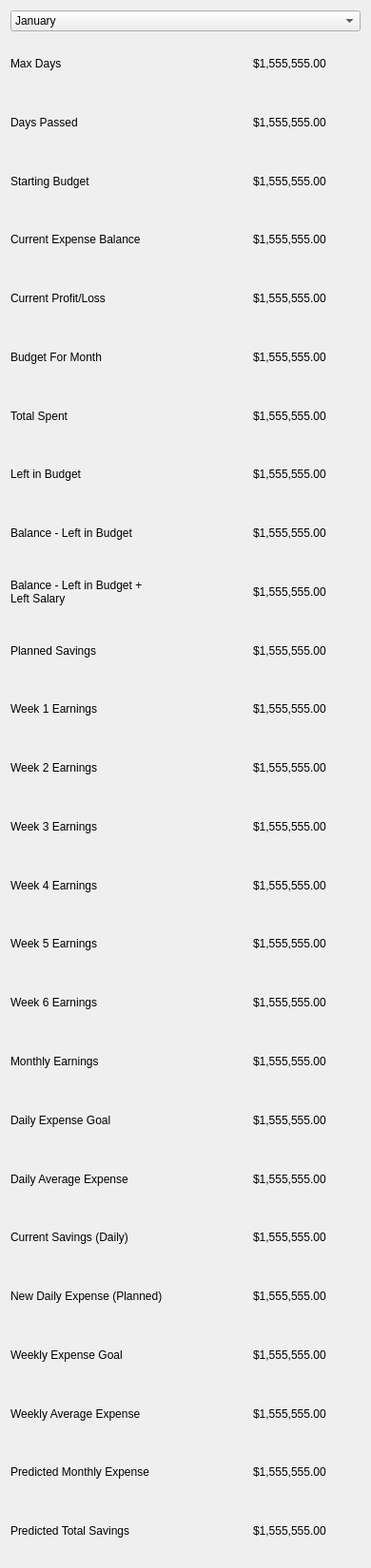
     <widget class="QWidget" name="Stats_widget_2" native="true">
      <property name="geometry">
       <rect>
        <x>0</x>
        <y>0</y>
        <width>390</width>
        <height>1650</height>
       </rect>
      </property>
      <property name="minimumSize">
       <size>
        <width>390</width>
        <height>1650</height>
       </size>
      </property>
      <property name="styleSheet">
       <string notr="true">font: 11pt &quot;Nirmala UI&quot;;</string>
      </property>
      <layout class="QGridLayout" name="gridLayout_4">
       <item row="11" column="1">
        <widget class="QLabel" name="Amount_Planned_Savings_Months_label">
         <property name="text">
          <string>$1,555,555.00</string>
         </property>
        </widget>
       </item>
       <item row="16" column="1">
        <widget class="QLabel" name="Amount_Week_5_Earning_label">
         <property name="text">
          <string>$1,555,555.00</string>
         </property>
        </widget>
       </item>
       <item row="5" column="1">
        <widget class="QLabel" name="Amount_Current_ProfitLoss_Months_label">
         <property name="text">
          <string>$1,555,555.00</string>
         </property>
        </widget>
       </item>
       <item row="12" column="0">
        <widget class="QLabel" name="Week_1_Earning_label">
         <property name="text">
          <string>Week 1 Earnings</string>
         </property>
        </widget>
       </item>
       <item row="4" column="0">
        <widget class="QLabel" name="Current_Expense_Balance_Months_label">
         <property name="text">
          <string>Current Expense Balance</string>
         </property>
         <property name="wordWrap">
          <bool>true</bool>
         </property>
        </widget>
       </item>
       <item row="3" column="1">
        <widget class="QLabel" name="Amount_Starting_Budget_Months_label">
         <property name="text">
          <string>$1,555,555.00</string>
         </property>
        </widget>
       </item>
       <item row="4" column="1">
        <widget class="QLabel" name="Amount_Current_Expense_Balance_Months_label">
         <property name="text">
          <string>$1,555,555.00</string>
         </property>
         <property name="wordWrap">
          <bool>true</bool>
         </property>
        </widget>
       </item>
       <item row="10" column="1">
        <widget class="QLabel" name="Amount_Balance_Left_in_Budget_Salary_Months_label">
         <property name="text">
          <string>$1,555,555.00</string>
         </property>
         <property name="wordWrap">
          <bool>true</bool>
         </property>
        </widget>
       </item>
       <item row="13" column="0">
        <widget class="QLabel" name="Week_2_Earnings_label">
         <property name="text">
          <string>Week 2 Earnings</string>
         </property>
        </widget>
       </item>
       <item row="26" column="1">
        <widget class="QLabel" name="Amount_Predicted_Total_Savings_label">
         <property name="text">
          <string>$1,555,555.00</string>
         </property>
         <property name="wordWrap">
          <bool>true</bool>
         </property>
        </widget>
       </item>
       <item row="17" column="1">
        <widget class="QLabel" name="Amount_Week_6_Earning_label">
         <property name="text">
          <string>$1,555,555.00</string>
         </property>
        </widget>
       </item>
       <item row="8" column="1">
        <widget class="QLabel" name="Amount_Left_in_Budget_Months_label">
         <property name="text">
          <string>$1,555,555.00</string>
         </property>
        </widget>
       </item>
       <item row="22" column="1">
        <widget class="QLabel" name="Amount_New_Daily_Expense_Planned_label">
         <property name="text">
          <string>$1,555,555.00</string>
         </property>
         <property name="wordWrap">
          <bool>true</bool>
         </property>
        </widget>
       </item>
       <item row="7" column="1">
        <widget class="QLabel" name="Amount_Total_Spent_Months_label">
         <property name="text">
          <string>$1,555,555.00</string>
         </property>
        </widget>
       </item>
       <item row="5" column="0">
        <widget class="QLabel" name="Current_ProfitLoss_Months_label">
         <property name="text">
          <string>Current Profit/Loss</string>
         </property>
        </widget>
       </item>
       <item row="19" column="1">
        <widget class="QLabel" name="Amount_Daily_Expense_Goal_label">
         <property name="text">
          <string>$1,555,555.00</string>
         </property>
        </widget>
       </item>
       <item row="17" column="0">
        <widget class="QLabel" name="Week_6_Earning_label">
         <property name="text">
          <string>Week 6 Earnings</string>
         </property>
        </widget>
       </item>
       <item row="21" column="0">
        <widget class="QLabel" name="Current_Savings_Daily_Months_label">
         <property name="text">
          <string>Current Savings (Daily)</string>
         </property>
        </widget>
       </item>
       <item row="24" column="0">
        <widget class="QLabel" name="Weekly_Average_Expense_Months_label">
         <property name="text">
          <string>Weekly Average Expense</string>
         </property>
         <property name="wordWrap">
          <bool>true</bool>
         </property>
        </widget>
       </item>
       <item row="3" column="0">
        <widget class="QLabel" name="Starting_Budget_Months_label">
         <property name="text">
          <string>Starting Budget</string>
         </property>
        </widget>
       </item>
       <item row="14" column="1">
        <widget class="QLabel" name="Amount_Week_3_Earning_label">
         <property name="text">
          <string>$1,555,555.00</string>
         </property>
        </widget>
       </item>
       <item row="18" column="0">
        <widget class="QLabel" name="Monthly_Earnings_label">
         <property name="text">
          <string>Monthly Earnings</string>
         </property>
        </widget>
       </item>
       <item row="8" column="0">
        <widget class="QLabel" name="Left_in_Budget_Months_label">
         <property name="text">
          <string>Left in Budget</string>
         </property>
        </widget>
       </item>
       <item row="6" column="0">
        <widget class="QLabel" name="Budget_For_Month_label">
         <property name="text">
          <string>Budget For Month</string>
         </property>
        </widget>
       </item>
       <item row="2" column="1">
        <widget class="QLabel" name="Amount_Days_Passed_Months_label">
         <property name="text">
          <string>$1,555,555.00</string>
         </property>
        </widget>
       </item>
       <item row="22" column="0">
        <widget class="QLabel" name="New_Daily_Expense_Planned_Months_label">
         <property name="text">
          <string>New Daily Expense (Planned)</string>
         </property>
         <property name="wordWrap">
          <bool>true</bool>
         </property>
        </widget>
       </item>
       <item row="15" column="0">
        <widget class="QLabel" name="Week_4_Earning_label">
         <property name="text">
          <string>Week 4 Earnings</string>
         </property>
        </widget>
       </item>
       <item row="7" column="0">
        <widget class="QLabel" name="Total_Spent_Months_label">
         <property name="text">
          <string>Total Spent</string>
         </property>
        </widget>
       </item>
       <item row="9" column="1">
        <widget class="QLabel" name="Amount_Balance_Left_in_Budget_Months_label">
         <property name="text">
          <string>$1,555,555.00</string>
         </property>
         <property name="wordWrap">
          <bool>true</bool>
         </property>
        </widget>
       </item>
       <item row="11" column="0">
        <widget class="QLabel" name="Planned_Savings_Months_label">
         <property name="text">
          <string>Planned Savings</string>
         </property>
        </widget>
       </item>
       <item row="18" column="1">
        <widget class="QLabel" name="Amount_Yearly_Earnings_label">
         <property name="text">
          <string>$1,555,555.00</string>
         </property>
        </widget>
       </item>
       <item row="2" column="0">
        <widget class="QLabel" name="Days_Passed_Months_label">
         <property name="text">
          <string>Days Passed</string>
         </property>
        </widget>
       </item>
       <item row="6" column="1">
        <widget class="QLabel" name="Amount_Budget_For_Month_label">
         <property name="text">
          <string>$1,555,555.00</string>
         </property>
        </widget>
       </item>
       <item row="14" column="0">
        <widget class="QLabel" name="Week_3_Earning_label">
         <property name="text">
          <string>Week 3 Earnings</string>
         </property>
        </widget>
       </item>
       <item row="9" column="0">
        <widget class="QLabel" name="Balance_Left_in_Budget_Months_label">
         <property name="text">
          <string>Balance - Left in Budget</string>
         </property>
         <property name="wordWrap">
          <bool>true</bool>
         </property>
        </widget>
       </item>
       <item row="15" column="1">
        <widget class="QLabel" name="Amount_Week_4_Earning_label">
         <property name="text">
          <string>$1,555,555.00</string>
         </property>
        </widget>
       </item>
       <item row="25" column="1">
        <widget class="QLabel" name="Amount_Predicted_Monthly_Expense_label">
         <property name="text">
          <string>$1,555,555.00</string>
         </property>
         <property name="wordWrap">
          <bool>true</bool>
         </property>
        </widget>
       </item>
       <item row="1" column="0">
        <widget class="QLabel" name="Max_Days_Months_label">
         <property name="text">
          <string>Max Days</string>
         </property>
        </widget>
       </item>
       <item row="10" column="0">
        <widget class="QLabel" name="Balance_Left_in_Budget_Salary_Months_label">
         <property name="text">
          <string>Balance - Left in Budget +                           Left Salary</string>
         </property>
         <property name="wordWrap">
          <bool>true</bool>
         </property>
        </widget>
       </item>
       <item row="25" column="0">
        <widget class="QLabel" name="Predicted_Monthly_Expense_Months_label">
         <property name="text">
          <string>Predicted Monthly Expense</string>
         </property>
         <property name="wordWrap">
          <bool>true</bool>
         </property>
        </widget>
       </item>
       <item row="24" column="1">
        <widget class="QLabel" name="Amount_Weekly_Average_Expense_label">
         <property name="text">
          <string>$1,555,555.00</string>
         </property>
         <property name="wordWrap">
          <bool>true</bool>
         </property>
        </widget>
       </item>
       <item row="13" column="1">
        <widget class="QLabel" name="Amount_Week_2_Earnings_label">
         <property name="text">
          <string>$1,555,555.00</string>
         </property>
        </widget>
       </item>
       <item row="23" column="0">
        <widget class="QLabel" name="Weekly_Expense_Goal_Months_label">
         <property name="text">
          <string>Weekly Expense Goal</string>
         </property>
         <property name="wordWrap">
          <bool>true</bool>
         </property>
        </widget>
       </item>
       <item row="19" column="0">
        <widget class="QLabel" name="Daily_Expense_Goal_Months_label">
         <property name="text">
          <string>Daily Expense Goal</string>
         </property>
        </widget>
       </item>
       <item row="26" column="0">
        <widget class="QLabel" name="Predicted_Total_Savings_Months_label">
         <property name="text">
          <string>Predicted Total Savings</string>
         </property>
         <property name="wordWrap">
          <bool>true</bool>
         </property>
        </widget>
       </item>
       <item row="16" column="0">
        <widget class="QLabel" name="Week_5_Earning_label">
         <property name="text">
          <string>Week 5 Earnings</string>
         </property>
        </widget>
       </item>
       <item row="1" column="1">
        <widget class="QLabel" name="Amount_Max_Days_Months_label">
         <property name="text">
          <string>$1,555,555.00</string>
         </property>
        </widget>
       </item>
       <item row="12" column="1">
        <widget class="QLabel" name="Amount_Week_1_Earning_label">
         <property name="text">
          <string>$1,555,555.00</string>
         </property>
        </widget>
       </item>
       <item row="23" column="1">
        <widget class="QLabel" name="Amount_Weekly_Expense_Goal_label">
         <property name="text">
          <string>$1,555,555.00</string>
         </property>
         <property name="wordWrap">
          <bool>true</bool>
         </property>
        </widget>
       </item>
       <item row="21" column="1">
        <widget class="QLabel" name="Amount_Current_Savings_Daily_label">
         <property name="text">
          <string>$1,555,555.00</string>
         </property>
        </widget>
       </item>
       <item row="0" column="0" colspan="2">
        <widget class="QComboBox" name="Stats_Month_comboBox_2">
         <property name="styleSheet">
          <string notr="true">font: 14pt &quot;Nirmala UI&quot;;</string>
         </property>
         <item>
          <property name="text">
           <string>January</string>
          </property>
         </item>
         <item>
          <property name="text">
           <string>February</string>
          </property>
         </item>
         <item>
          <property name="text">
           <string>March</string>
          </property>
         </item>
         <item>
          <property name="text">
           <string>April</string>
          </property>
         </item>
         <item>
          <property name="text">
           <string>May</string>
          </property>
         </item>
         <item>
          <property name="text">
           <string>June</string>
          </property>
         </item>
         <item>
          <property name="text">
           <string>July</string>
          </property>
         </item>
         <item>
          <property name="text">
           <string>August</string>
          </property>
         </item>
         <item>
          <property name="text">
           <string>September</string>
          </property>
         </item>
         <item>
          <property name="text">
           <string>October</string>
          </property>
         </item>
         <item>
          <property name="text">
           <string>November</string>
          </property>
         </item>
         <item>
          <property name="text">
           <string>December</string>
          </property>
         </item>
        </widget>
       </item>
       <item row="20" column="0">
        <widget class="QLabel" name="Daily_Average_Expense_Months_label">
         <property name="text">
          <string>Daily Average Expense</string>
         </property>
        </widget>
       </item>
       <item row="20" column="1">
        <widget class="QLabel" name="Amount_Daily_Average_Expense_label">
         <property name="text">
          <string>$1,555,555.00</string>
         </property>
        </widget>
       </item>
      </layout>
     </widget>
